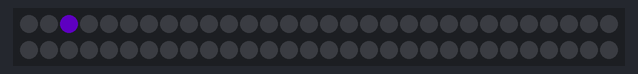
A sketch run on a simulated Arduino Nano, built with avr-gcc and run on an emulated ATmega328P. On the bench: 60 RGB LEDs in strip order, left to right, continuing on the next row. Dim RGB values are drawn brighter than linear; what the sketch prints to the serial monitor is not drawn.

Above: at 1.15 s.
At 2.05 s:
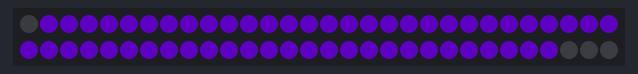
At 2.65 s:
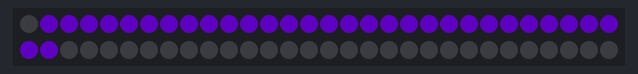
At 3.85 s:
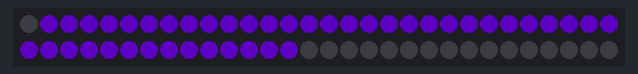
At 4.45 s:
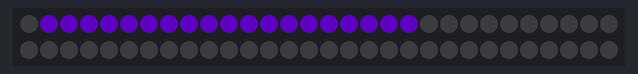

The sketch:

sawtooth.ino
```cpp
/* Sawtooth
 *
 * By: Andrew Tuline
 *
 * Date: February, 2018
 *
 * Creating a sawtooth pattern using millis and bpm. It runs at about 440 fps with the configuration below on an Arduino Nano.
 *
 */

#include "FastLED.h"                                          // FastLED library.

#if FASTLED_VERSION < 3001000
#error "Requires FastLED 3.1 or later; check github for latest code."
#endif

// Fixed definitions cannot change on the fly.
#define LED_DT 12                                             // Data pin to connect to the strip.
#define LED_CK 11                                             // Clock pin for WS2801 or APA102.
#define COLOR_ORDER BGR                                       // It's GRB for WS2812 and BGR for APA102.
#define LED_TYPE APA102                                       // Using APA102, WS2812, WS2801. Don't forget to modify LEDS.addLeds to suit.
#define NUM_LEDS 60                                           // Number of LED's.

// Global variables can be changed on the fly.
uint8_t max_bright = 128;                                     // Overall brightness.

struct CRGB leds[NUM_LEDS];                                   // Initialize our LED array.

// Palette definitions
CRGBPalette16 currentPalette = PartyColors_p;
CRGBPalette16 targetPalette = PartyColors_p;
TBlendType    currentBlending = LINEARBLEND;                  // NOBLEND or LINEARBLEND


void setup() {

  Serial.begin(115200);                                        // Initialize serial port for debugging.
  delay(1000);                                                // Delayed startup in case there's an issue on some platforms.

  LEDS.addLeds<LED_TYPE, LED_DT, LED_CK, COLOR_ORDER>(leds, NUM_LEDS);  // Use this for WS2801 or APA102
  //  LEDS.addLeds<LED_TYPE, LED_DT, COLOR_ORDER>(leds, NUM_LEDS);  // Use this for WS2812

  FastLED.setBrightness(max_bright);
  set_max_power_in_volts_and_milliamps(5, 500);               // FastLED Power management set at 5V, 500mA.

} // setup()


void loop () {

  Serial.println(LEDS.getFPS());
  sawtooth();
  FastLED.show();

} // loop()


void sawtooth() {

  int bpm = 60;
  int ms_per_beat = 60000/bpm;                                // 500ms per beat, where 60,000 = 60 seconds * 1000 ms
  int ms_per_led = 60000/bpm/NUM_LEDS;

  int cur_led = ((millis() % ms_per_beat) / ms_per_led)%(NUM_LEDS);     // Using millis to count up the strand, with %NUM_LEDS at the end as a safety factor.

  if (cur_led == 0)
   fill_solid(leds, NUM_LEDS, CRGB::Black);
  else
    leds[cur_led] = ColorFromPalette(currentPalette, 0, 255, currentBlending);    // I prefer to use palettes instead of CHSV or CRGB assignments.

} // sawtooth()
```
